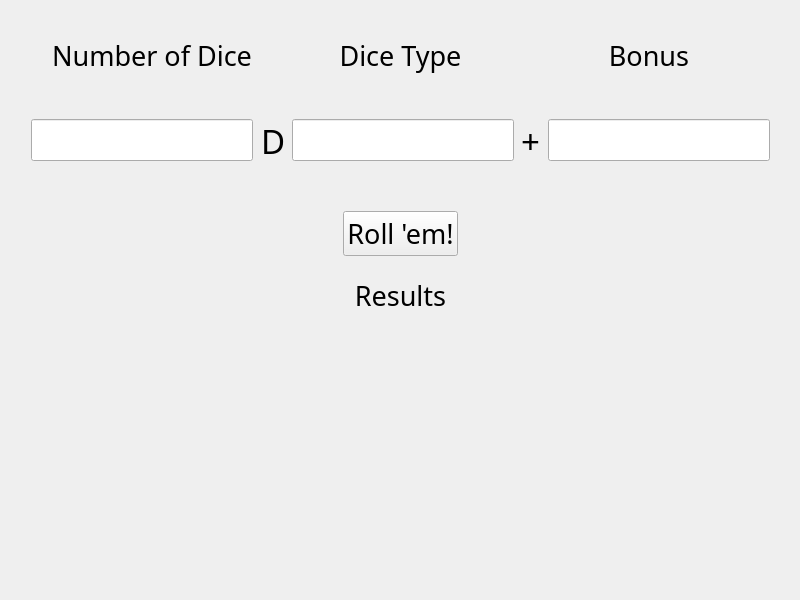
<?xml version="1.0" encoding="UTF-8"?>
<ui version="4.0">
 <class>DumbDiceGenClass</class>
 <widget class="QMainWindow" name="DumbDiceGenClass">
  <property name="geometry">
   <rect>
    <x>0</x>
    <y>0</y>
    <width>800</width>
    <height>600</height>
   </rect>
  </property>
  <property name="sizePolicy">
   <sizepolicy hsizetype="Fixed" vsizetype="Fixed">
    <horstretch>0</horstretch>
    <verstretch>0</verstretch>
   </sizepolicy>
  </property>
  <property name="windowTitle">
   <string>DumbDiceGen</string>
  </property>
  <widget class="QWidget" name="centralWidget">
   <property name="sizePolicy">
    <sizepolicy hsizetype="Fixed" vsizetype="Fixed">
     <horstretch>0</horstretch>
     <verstretch>0</verstretch>
    </sizepolicy>
   </property>
   <widget class="QWidget" name="horizontalLayoutWidget">
    <property name="geometry">
     <rect>
      <x>20</x>
      <y>20</y>
      <width>761</width>
      <height>71</height>
     </rect>
    </property>
    <layout class="QHBoxLayout" name="horizontalLayout">
     <item>
      <widget class="QLabel" name="label_numDIce">
       <property name="font">
        <font>
         <family>Yu Gothic</family>
         <pointsize>20</pointsize>
        </font>
       </property>
       <property name="text">
        <string>Number of Dice</string>
       </property>
       <property name="alignment">
        <set>Qt::AlignCenter</set>
       </property>
      </widget>
     </item>
     <item>
      <widget class="QLabel" name="label_diceType">
       <property name="font">
        <font>
         <family>Yu Gothic</family>
         <pointsize>20</pointsize>
        </font>
       </property>
       <property name="text">
        <string>Dice Type</string>
       </property>
       <property name="alignment">
        <set>Qt::AlignCenter</set>
       </property>
      </widget>
     </item>
     <item>
      <widget class="QLabel" name="label_Bonus">
       <property name="font">
        <font>
         <family>Yu Gothic</family>
         <pointsize>20</pointsize>
        </font>
       </property>
       <property name="text">
        <string>Bonus</string>
       </property>
       <property name="alignment">
        <set>Qt::AlignCenter</set>
       </property>
      </widget>
     </item>
    </layout>
   </widget>
   <widget class="QWidget" name="horizontalLayoutWidget_2">
    <property name="geometry">
     <rect>
      <x>20</x>
      <y>100</y>
      <width>761</width>
      <height>81</height>
     </rect>
    </property>
    <layout class="QHBoxLayout" name="horizontalLayout_2">
     <item>
      <widget class="QLineEdit" name="lineEdit_numDice">
       <property name="font">
        <font>
         <family>Yu Gothic UI</family>
         <pointsize>22</pointsize>
        </font>
       </property>
      </widget>
     </item>
     <item>
      <spacer name="horizontalSpacer">
       <property name="orientation">
        <enum>Qt::Horizontal</enum>
       </property>
       <property name="sizeHint" stdset="0">
        <size>
         <width>40</width>
         <height>20</height>
        </size>
       </property>
      </spacer>
     </item>
     <item>
      <widget class="QLabel" name="label_D">
       <property name="font">
        <font>
         <family>Yu Gothic</family>
         <pointsize>25</pointsize>
        </font>
       </property>
       <property name="text">
        <string>D</string>
       </property>
      </widget>
     </item>
     <item>
      <widget class="QLineEdit" name="lineEdit_diceType">
       <property name="font">
        <font>
         <family>Yu Gothic UI</family>
         <pointsize>22</pointsize>
        </font>
       </property>
      </widget>
     </item>
     <item>
      <spacer name="horizontalSpacer_4">
       <property name="orientation">
        <enum>Qt::Horizontal</enum>
       </property>
       <property name="sizeHint" stdset="0">
        <size>
         <width>40</width>
         <height>20</height>
        </size>
       </property>
      </spacer>
     </item>
     <item>
      <widget class="QLabel" name="label_plus">
       <property name="font">
        <font>
         <family>Yu Gothic</family>
         <pointsize>25</pointsize>
        </font>
       </property>
       <property name="text">
        <string>+</string>
       </property>
      </widget>
     </item>
     <item>
      <spacer name="horizontalSpacer_2">
       <property name="orientation">
        <enum>Qt::Horizontal</enum>
       </property>
       <property name="sizeHint" stdset="0">
        <size>
         <width>40</width>
         <height>20</height>
        </size>
       </property>
      </spacer>
     </item>
     <item>
      <widget class="QLineEdit" name="lineEdit_bonus">
       <property name="font">
        <font>
         <family>Yu Gothic UI</family>
         <pointsize>22</pointsize>
        </font>
       </property>
      </widget>
     </item>
    </layout>
   </widget>
   <widget class="QWidget" name="verticalLayoutWidget">
    <property name="geometry">
     <rect>
      <x>20</x>
      <y>200</y>
      <width>761</width>
      <height>211</height>
     </rect>
    </property>
    <layout class="QVBoxLayout" name="verticalLayout">
     <item alignment="Qt::AlignHCenter">
      <widget class="QPushButton" name="pushButton_roll">
       <property name="enabled">
        <bool>true</bool>
       </property>
       <property name="sizePolicy">
        <sizepolicy hsizetype="Fixed" vsizetype="Fixed">
         <horstretch>0</horstretch>
         <verstretch>0</verstretch>
        </sizepolicy>
       </property>
       <property name="font">
        <font>
         <family>Yu Gothic</family>
         <pointsize>20</pointsize>
        </font>
       </property>
       <property name="text">
        <string>Roll 'em!</string>
       </property>
      </widget>
     </item>
     <item>
      <widget class="QLabel" name="label_resultTitle">
       <property name="font">
        <font>
         <family>Yu Gothic</family>
         <pointsize>20</pointsize>
        </font>
       </property>
       <property name="text">
        <string>Results</string>
       </property>
       <property name="alignment">
        <set>Qt::AlignCenter</set>
       </property>
      </widget>
     </item>
     <item>
      <widget class="QLabel" name="label_resultNum">
       <property name="font">
        <font>
         <family>Yu Gothic</family>
         <pointsize>32</pointsize>
        </font>
       </property>
       <property name="text">
        <string/>
       </property>
       <property name="alignment">
        <set>Qt::AlignCenter</set>
       </property>
      </widget>
     </item>
    </layout>
   </widget>
   <widget class="QLabel" name="label_resultDice">
    <property name="geometry">
     <rect>
      <x>18</x>
      <y>425</y>
      <width>761</width>
      <height>91</height>
     </rect>
    </property>
    <property name="font">
     <font>
      <family>Yu Gothic</family>
      <pointsize>14</pointsize>
     </font>
    </property>
    <property name="text">
     <string/>
    </property>
    <property name="alignment">
     <set>Qt::AlignCenter</set>
    </property>
   </widget>
  </widget>
 </widget>
 <layoutdefault spacing="6" margin="11"/>
 <resources>
  <include location="DumbDiceGen.qrc"/>
 </resources>
 <connections/>
</ui>
